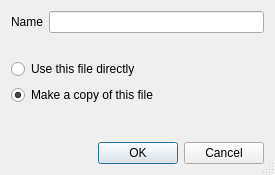
<?xml version="1.0" encoding="UTF-8"?>
<ui version="4.0">
 <class>ImportSdCardDialog</class>
 <widget class="QDialog" name="ImportSdCardDialog">
  <property name="windowModality">
   <enum>Qt::WindowModal</enum>
  </property>
  <property name="geometry">
   <rect>
    <x>0</x>
    <y>0</y>
    <width>275</width>
    <height>175</height>
   </rect>
  </property>
  <property name="windowTitle">
   <string>Import SD Card</string>
  </property>
  <property name="sizeGripEnabled">
   <bool>true</bool>
  </property>
  <property name="modal">
   <bool>true</bool>
  </property>
  <layout class="QVBoxLayout" name="verticalLayout">
   <item>
    <layout class="QHBoxLayout" name="horizontalLayout" stretch="0,1">
     <item>
      <widget class="QLabel" name="label">
       <property name="text">
        <string>Name</string>
       </property>
       <property name="textFormat">
        <enum>Qt::PlainText</enum>
       </property>
       <property name="buddy">
        <cstring>volumeName</cstring>
       </property>
      </widget>
     </item>
     <item>
      <widget class="QLineEdit" name="volumeName">
       <property name="inputMethodHints">
        <set>Qt::ImhLatinOnly|Qt::ImhPreferLatin|Qt::ImhPreferUppercase</set>
       </property>
       <property name="maxLength">
        <number>11</number>
       </property>
      </widget>
     </item>
    </layout>
   </item>
   <item>
    <widget class="QLabel" name="errorLabel">
     <property name="styleSheet">
      <string notr="true">color: red;</string>
     </property>
     <property name="text">
      <string notr="true"/>
     </property>
     <property name="textFormat">
      <enum>Qt::PlainText</enum>
     </property>
    </widget>
   </item>
   <item>
    <widget class="QRadioButton" name="hardLinkRadio">
     <property name="text">
      <string>Use this file directly</string>
     </property>
     <attribute name="buttonGroup">
      <string notr="true">buttonGroup</string>
     </attribute>
    </widget>
   </item>
   <item>
    <widget class="QRadioButton" name="copyFileRadio">
     <property name="text">
      <string>Make a copy of this file</string>
     </property>
     <property name="checked">
      <bool>true</bool>
     </property>
     <attribute name="buttonGroup">
      <string notr="true">buttonGroup</string>
     </attribute>
    </widget>
   </item>
   <item>
    <spacer name="verticalSpacer">
     <property name="orientation">
      <enum>Qt::Vertical</enum>
     </property>
     <property name="sizeHint" stdset="0">
      <size>
       <width>20</width>
       <height>0</height>
      </size>
     </property>
    </spacer>
   </item>
   <item>
    <widget class="QDialogButtonBox" name="buttonTray">
     <property name="orientation">
      <enum>Qt::Horizontal</enum>
     </property>
     <property name="standardButtons">
      <set>QDialogButtonBox::Cancel|QDialogButtonBox::Ok</set>
     </property>
    </widget>
   </item>
  </layout>
 </widget>
 <resources/>
 <connections>
  <connection>
   <sender>buttonTray</sender>
   <signal>accepted()</signal>
   <receiver>ImportSdCardDialog</receiver>
   <slot>accept()</slot>
   <hints>
    <hint type="sourcelabel">
     <x>224</x>
     <y>149</y>
    </hint>
    <hint type="destinationlabel">
     <x>157</x>
     <y>174</y>
    </hint>
   </hints>
  </connection>
  <connection>
   <sender>volumeName</sender>
   <signal>textEdited(QString)</signal>
   <receiver>ImportSdCardDialog</receiver>
   <slot>nameChanged(QString)</slot>
   <hints>
    <hint type="sourcelabel">
     <x>217</x>
     <y>20</y>
    </hint>
    <hint type="destinationlabel">
     <x>275</x>
     <y>27</y>
    </hint>
   </hints>
  </connection>
  <connection>
   <sender>buttonTray</sender>
   <signal>rejected()</signal>
   <receiver>ImportSdCardDialog</receiver>
   <slot>reject()</slot>
   <hints>
    <hint type="sourcelabel">
     <x>227</x>
     <y>149</y>
    </hint>
    <hint type="destinationlabel">
     <x>271</x>
     <y>150</y>
    </hint>
   </hints>
  </connection>
 </connections>
 <slots>
  <slot>nameChanged(QString)</slot>
 </slots>
 <buttongroups>
  <buttongroup name="buttonGroup"/>
 </buttongroups>
</ui>
